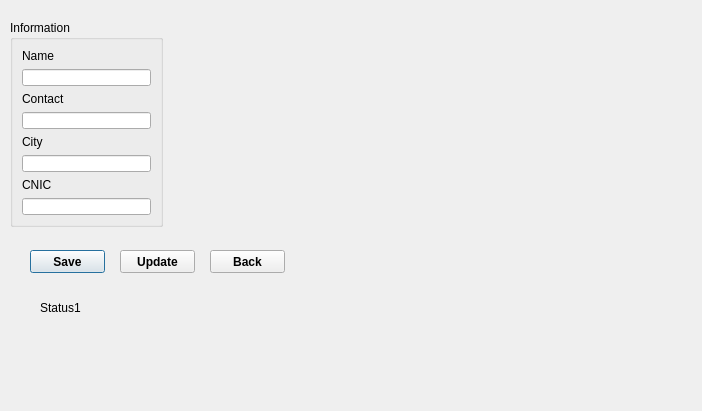
<?xml version="1.0" encoding="UTF-8"?>
<ui version="4.0">
 <class>Employee_info</class>
 <widget class="QDialog" name="Employee_info">
  <property name="geometry">
   <rect>
    <x>0</x>
    <y>0</y>
    <width>702</width>
    <height>411</height>
   </rect>
  </property>
  <property name="windowTitle">
   <string>Dialog</string>
  </property>
  <widget class="QGroupBox" name="groupBox">
   <property name="geometry">
    <rect>
     <x>10</x>
     <y>20</y>
     <width>153</width>
     <height>207</height>
    </rect>
   </property>
   <property name="title">
    <string>Information</string>
   </property>
   <layout class="QVBoxLayout" name="verticalLayout">
    <item>
     <widget class="QLabel" name="label_3">
      <property name="text">
       <string>Name</string>
      </property>
     </widget>
    </item>
    <item>
     <widget class="QLineEdit" name="lineEdit_3_name"/>
    </item>
    <item>
     <widget class="QLabel" name="label_4">
      <property name="text">
       <string>Contact</string>
      </property>
     </widget>
    </item>
    <item>
     <widget class="QLineEdit" name="lineEdit_4_Con"/>
    </item>
    <item>
     <widget class="QLabel" name="label">
      <property name="text">
       <string>City</string>
      </property>
     </widget>
    </item>
    <item>
     <widget class="QLineEdit" name="lineEdit_city"/>
    </item>
    <item>
     <widget class="QLabel" name="label_2">
      <property name="text">
       <string>CNIC</string>
      </property>
     </widget>
    </item>
    <item>
     <widget class="QLineEdit" name="lineEdit_2_cnic"/>
    </item>
   </layout>
  </widget>
  <widget class="QPushButton" name="pushButton">
   <property name="geometry">
    <rect>
     <x>30</x>
     <y>250</y>
     <width>75</width>
     <height>23</height>
    </rect>
   </property>
   <property name="font">
    <font>
     <weight>75</weight>
     <bold>true</bold>
    </font>
   </property>
   <property name="text">
    <string>Save</string>
   </property>
  </widget>
  <widget class="QLabel" name="label_5">
   <property name="geometry">
    <rect>
     <x>40</x>
     <y>300</y>
     <width>161</width>
     <height>16</height>
    </rect>
   </property>
   <property name="text">
    <string>Status1</string>
   </property>
  </widget>
  <widget class="QPushButton" name="pushButton_2">
   <property name="geometry">
    <rect>
     <x>120</x>
     <y>250</y>
     <width>75</width>
     <height>23</height>
    </rect>
   </property>
   <property name="font">
    <font>
     <weight>75</weight>
     <bold>true</bold>
    </font>
   </property>
   <property name="text">
    <string>Update</string>
   </property>
  </widget>
  <widget class="QPushButton" name="pushButton_3">
   <property name="geometry">
    <rect>
     <x>210</x>
     <y>250</y>
     <width>75</width>
     <height>23</height>
    </rect>
   </property>
   <property name="font">
    <font>
     <weight>75</weight>
     <bold>true</bold>
    </font>
   </property>
   <property name="text">
    <string>Back</string>
   </property>
  </widget>
 </widget>
 <resources/>
 <connections/>
</ui>
